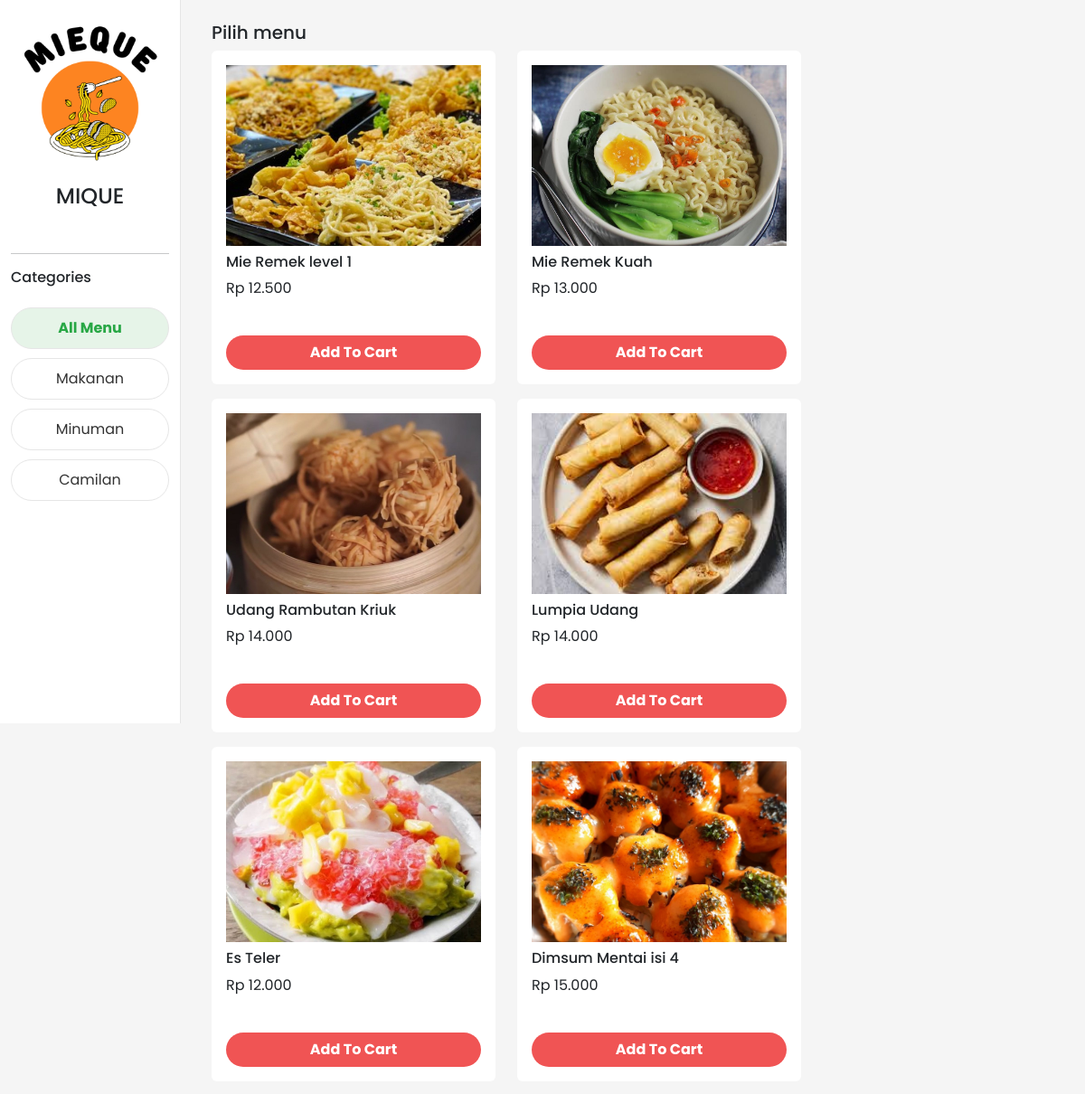
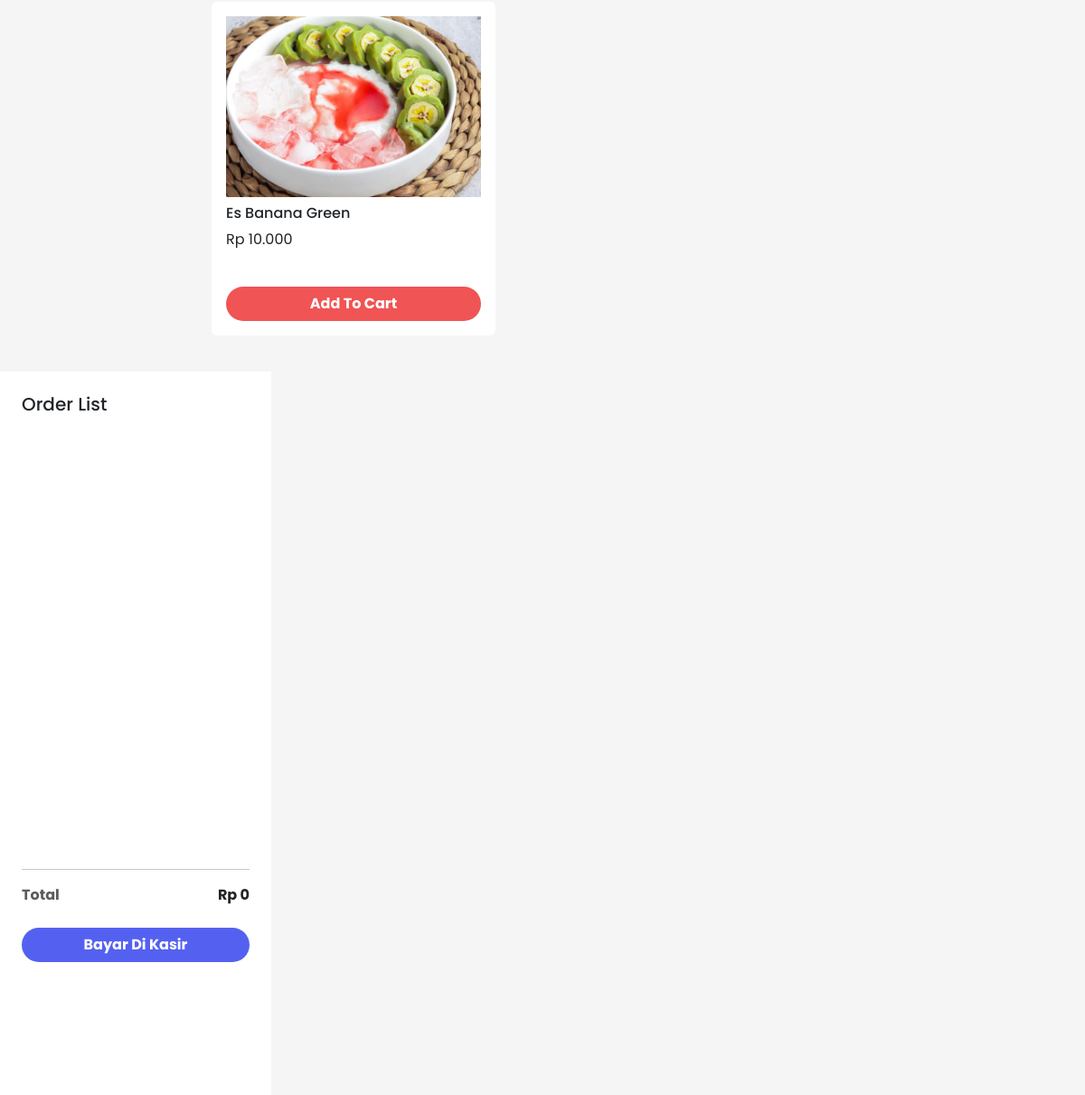
The page / on the database its author committed (2 pictures, top to bottom).
### tables this page shows
CREATE TABLE `kategori` (
  `id` int(11) NOT NULL,
  `nama` varchar(255) NOT NULL,
  `created_at` timestamp NOT NULL DEFAULT current_timestamp()
);

CREATE TABLE `menu` (
  `id` int(11) NOT NULL,
  `kategori_id` int(11) NOT NULL,
  `nama` varchar(255) NOT NULL,
  `harga` decimal(10,2) NOT NULL,
  `url_foto` varchar(255) DEFAULT NULL,
  `created_at` timestamp NOT NULL DEFAULT current_timestamp()
);

### controller/viewitems.php (called while the page is built)
<?php
include 'config/config.php';
$sqlitems = 'SELECT menu.*, kategori.nama as kategori_nama
   FROM menu
   LEFT JOIN kategori ON menu.kategori_id = kategori.id';
$sqlkategori = 'SELECT * FROM kategori';
$items = $pdo->prepare($sqlitems);
$items->execute();
$data = $items->fetchAll(PDO::FETCH_ASSOC);
$categories = $pdo->prepare($sqlkategori);
$categories->execute();
$category = $categories->fetchAll(PDO::FETCH_ASSOC);

### index.php (the view, shortened to what this page needs)
<!DOCTYPE html>
<html lang="en">
<?php
include 'controller/viewitems.php'
?>
<head>
    <link rel="stylesheet" href="assets/style/user.css">
    <link rel="stylesheet" href="assets/bootstrap/bootstrap.css">
    <link rel="stylesheet" href="assets/bootstrap/custom-bootstrap.css">
</head>
<body>
    <div class="container-fluid">
        <div class="row">
            <aside class="col-md-2 sidebar" style="position: fixed; top: 0; left: 0; height: 100%; z-index: 1000;">
                <div class="text-center mb-5">
                    <img src="assets/img/MIEQUE.png" alt="Logo" class="img-fluid rounded-circle mb-2">
                    <h4 class="mb-0">MIQUE</h4>
                </div>
                <hr>
                <div>
                    <h6 class="mb-4">Categories</h6>
                    <a href="#" class="category-btn active-category fw-bold">All Menu</a>
                    <?php
                    foreach ($category as $row) {
                    ?>
                        <a href="#" class="category-btn"><?php echo $row['nama'] ?></a>
                    <?php
                    }
                    ?>
                </div>
            </aside>
            <main class="main-content col-md-7 p-4">
                <h5>Pilih menu</h5>
                <div class="row">
                    <?php
                    foreach ($data as $row) {
                    ?>
                        <div class="col-md-6 mb-3 menu-item" data-id="<?php echo $row['id']; ?>" data-kategori="<?php echo $row['kategori_nama']; ?>">
                            <div class="card border-0">
                                <div class="card-body">
                                    <img src="admin/uploads/<?php echo $row['url_foto']; ?>"
                                        class="img-fluid"
                                        alt="Menu Image"
                                        style="width: 100%; height: 200px; object-fit: cover;">
                                    <h6 class="mt-2"><?php echo $row['nama']; ?></h6>
                                    <p>Rp <?php echo number_format($row['harga'], 0, ',', '.'); ?></p>
                                    <button class="btn btn-red button-add mt-4 w-100">Add To Cart</button>
                                </div>
                            </div>
                        </div>
                    <?php
                    }
                    ?>
                </div>
            </main>
            <aside class="col-md-3 p-4 bg-white right-sidebar">
                <h5>Order List</h5>
                <ul class="list-group mb-4 order-list border-0"></ul>
                <hr>
                <div class="d-flex justify-content-between">
                    <strong class="text-muted">Total</strong>
                    <strong class="total-price">Rp 0</strong>
                </div>
                <div class="mt-4">
                    <div class="d-grid gap-2">
                        <button class="btn btn-blue rounded-5" data-bs-toggle="modal" data-bs-target="#exampleModal">Bayar Di Kasir</button>
                    </div>
                </div>
            </aside>
        </div>
    </div>
</body>
</html>

### assets/style/user.css (style rules this page uses)
body { background-color: #f5f5f5; font-family: "Poppins", sans-serif; }
.main-content { margin-left: 210px; }
.sidebar { background-color: #ffffff; min-height: 100vh; padding: 20px; border-right: 1px solid #e6e6e6; overflow-y: auto; max-height: 100vh; }
.category-btn { border: 1px solid #e6e6e6; border-radius: 50px; padding: 10px; text-align: center; margin-bottom: 10px; cursor: pointer; display: block; color: #333; text-decoration: none; }
.category-btn:hover, .category-btn.active-category { background-color: #e6f4e8; color: #28a745; }
.right-sidebar { position: -webkit-sticky; position: sticky; top: 1px; height: 100vh; padding-right: 15px; overflow-y: auto; }
.order-list { height: 470px; max-height: 470px; overflow-y: auto; padding-right: 10px; }

### rows shown on the page
kategori: nama "Makanan"
kategori: nama "Minuman"
kategori: nama "Camilan"
menu: url_foto (picture), nama "Mie Remek level 1", harga "12.500"
menu: url_foto (picture), nama "Mie Remek Kuah", harga "13.000"
menu: url_foto (picture), nama "Udang Rambutan Kriuk", harga "14.000"
menu: url_foto (picture), nama "Lumpia Udang", harga "14.000"
menu: url_foto (picture), nama "Es Teler", harga "12.000"
menu: url_foto (picture), nama "Dimsum Mentai isi 4", harga "15.000"
menu: url_foto (picture), nama "Es Banana Green", harga "10.000"
